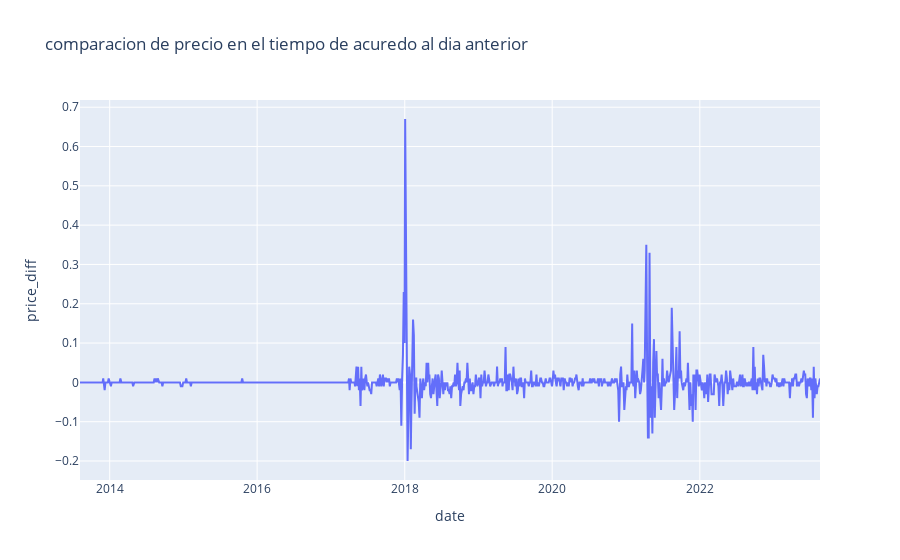

Write notebook code for a chart like this one.
### Code cell
fig_price_returns = px.line(ripple_df, x='date', y='price_diff', title='comparacion de precio en el tiempo de acuredo al dia anterior')
fig_price_returns.show()

### Figure 1 — Plotly figure (JSON) as saved in the notebook; plotly's stock layout.template omitted (floating-point values rounded to 4 significant figures; data arrays with more than 128 entries replaced by an {"elided": "..."} marker saying what was removed)
{"data": [{"hovertemplate": "date=%{x}<br>price_diff=%{y}<extra></extra>", "legendgroup": "", "line": {"color": "#636efa", "dash": "solid"}, "marker": {"symbol": "circle"}, "mode": "lines", "name": "", "orientation": "v", "showlegend": false, "type": "scatter", "x": {"elided": "955 str values"}, "xaxis": "x", "y": {"elided": "955 float values"}, "yaxis": "y"}], "layout": {"legend": {"tracegroupgap": 0}, "title": {"text": "comparacion de precio en el tiempo de acuredo al dia anterior"}, "xaxis": {"anchor": "y", "domain": [0, 1], "title": {"text": "date"}}, "yaxis": {"anchor": "x", "domain": [0, 1], "title": {"text": "price_diff"}}}}
